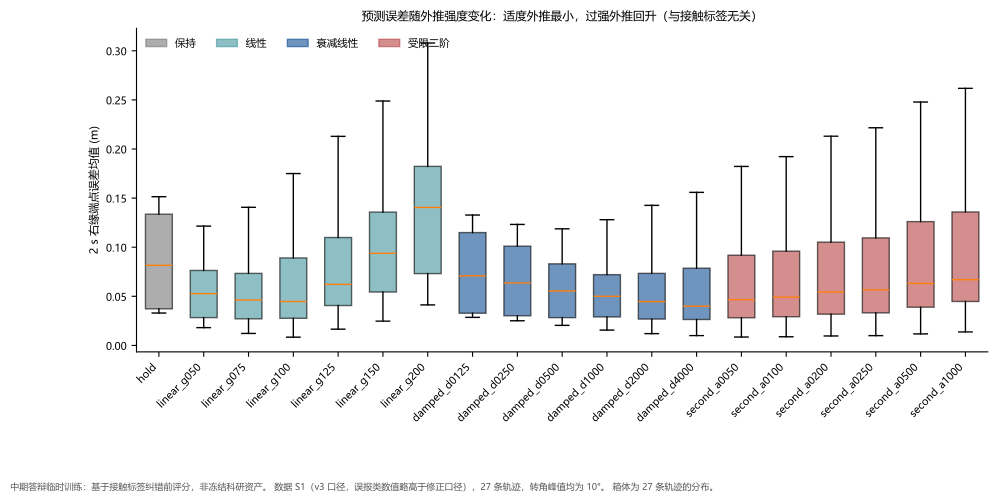

Write Python code to recreate this figure.
"""Tavotto entry: existing results only; no training, no simulation.
original_plot_code
"""
import sys
from pathlib import Path
LIBRARY=Path(__file__).resolve().parents[1]
SUPPORT=LIBRARY / "site-packages"
if str(SUPPORT) not in sys.path: sys.path.insert(0,str(SUPPORT))
from _support import draw

fig=draw('descriptive', 'fig01_端点误差_各配置')
fig.savefig(Path(__file__).parent / 'fig01_端点误差_各配置.pdf')
